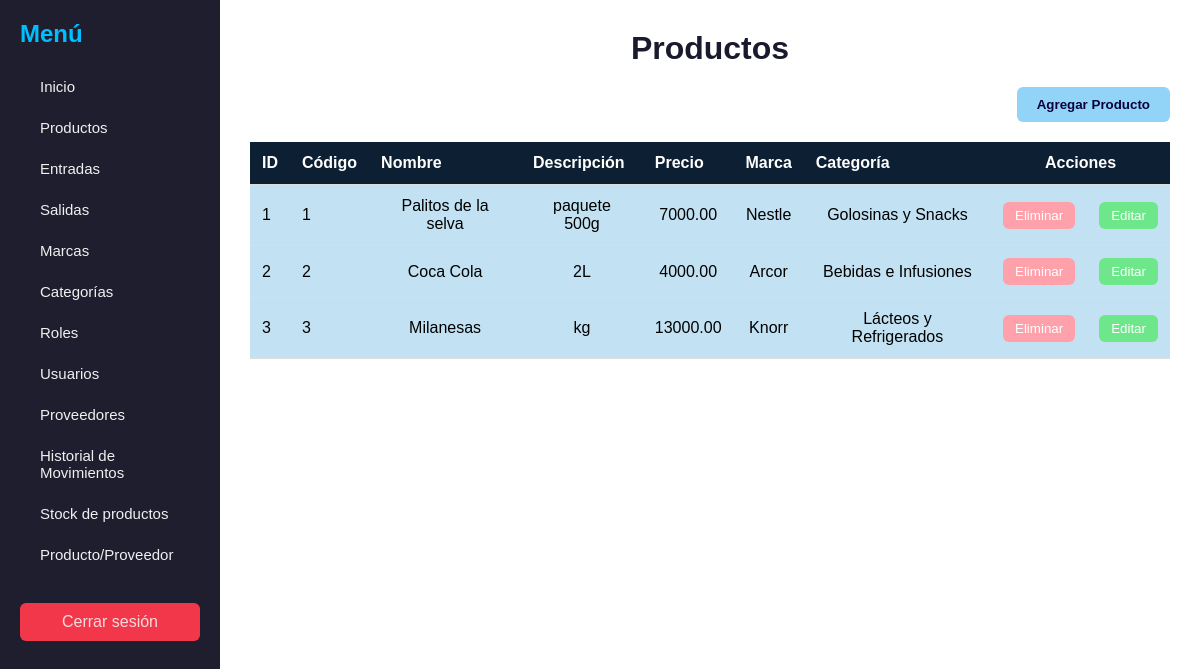
Screenshot of /Vistas/crudProducto.php with the database file from the repository.
### tables this page shows
CREATE TABLE IF NOT EXISTS `producto` (
  `id_producto` int NOT NULL AUTO_INCREMENT,
  `codigo` varchar(50) NOT NULL,
  `nombre` varchar(100) NOT NULL,
  `descripcion` text,
  `precio` decimal(10,2) NOT NULL,
  `id_marca` int DEFAULT NULL,
  `id_categoria` int DEFAULT NULL,
  `id_proveedor` int DEFAULT NULL,
  PRIMARY KEY (`id_producto`),
  UNIQUE KEY `codigo` (`codigo`),
  KEY `producto_ibfk_1` (`id_marca`),
  KEY `producto_ibfk_2` (`id_categoria`),
  KEY `fk_producto_proveedor` (`id_proveedor`),
  CONSTRAINT `fk_producto_proveedor` FOREIGN KEY (`id_proveedor`) REFERENCES `proveedor` (`id_proveedor`) ON DELETE SET NULL ON UPDATE CASCADE,
  CONSTRAINT `producto_ibfk_1` FOREIGN KEY (`id_marca`) REFERENCES `marca` (`id_marca`) ON DELETE SET NULL,
  CONSTRAINT `producto_ibfk_2` FOREIGN KEY (`id_categoria`) REFERENCES `categoria` (`id_categoria`) ON DELETE SET NULL
);

CREATE TABLE IF NOT EXISTS `marca` (
  `id_marca` int NOT NULL AUTO_INCREMENT,
  `nombre` varchar(50) NOT NULL,
  PRIMARY KEY (`id_marca`)
);

CREATE TABLE IF NOT EXISTS `categoria` (
  `id_categoria` int NOT NULL AUTO_INCREMENT,
  `nombre` varchar(50) NOT NULL,
  PRIMARY KEY (`id_categoria`)
);

### Clases/Producto.php (called while the page is built, shortened)
<?php
class Producto {
    public static function obtenerProductosConDetalles($bd) {
        $sql = "SELECT p.*,  m.nombre AS marca_nombre, c.nombre AS categoria_nombre
                FROM producto p
                LEFT JOIN marca m ON p.id_marca = m.id_marca
                LEFT JOIN categoria c ON p.id_categoria = c.id_categoria";
        $stmt = $bd->query($sql);
        return $stmt ? $stmt->fetchAll(PDO::FETCH_ASSOC) : [];
    }
}
?>

### Vistas/crudProducto.php (the view, shortened to what this page needs)
<?php
include_once __DIR__.'/../DataBase.php';
include_once __DIR__.'/../Clases/Producto.php';
$producto = Producto::obtenerProductosConDetalles($bd);
?>
<!DOCTYPE html>
<html lang="es">
<head>
    <link rel="stylesheet" href="../CSS/producto.css">
</head>
<body>
<div class="contenedor-general">
    <nav class="barra-lateral">
        <h2>Menú</h2>
        <ul>
                <li><a href="../Vistas/paginaInicio.php">Inicio</a></li>
                <li><a href="../Vistas/crudProducto.php">Productos</a></li>
                <li><a href="../Vistas/registroEntrada.php">Entradas</a></li>
                <li><a href="../Vistas/registroSalida.php">Salidas</a></li>
                <li><a href="../Vistas/crudMarca.php">Marcas</a></li>
                <li><a href="../Vistas/crudCategoria.php">Categorías</a></li>
                <li><a href="../Vistas/crudRol.php">Roles</a></li>
                <li><a href="../Vistas/crudUsuario.php">Usuarios</a></li>
                <li><a href="../Vistas/crudProveedor.php">Proveedores</a></li>
                <li><a href="../Vistas/historialMovimientos.php">Historial de Movimientos</a></li>
                <li><a href="../Vistas/registroStock.php">Stock de productos</a></li>
                <li><a href="../Vistas/producto_proveedor.php">Producto/Proveedor</a></li>
        </ul>
        <a href="../index.php" class="cerrar-btn">Cerrar sesión</a>
    </nav>
    <div class="contenido-principal">
        <h1>Productos</h1>
        <div id="contenido">
            <div class="contenedor-acciones">
                <div class="acciones">
                    <div class="accion-box">
                        <button type="button" class="crear" onclick="abrirVentanaCrear()">Agregar Producto</button>
                    </div>
                </div>
            </div>
            <table>
                <tr>
                    <th>ID</th>
                    <th>Código</th>
                    <th>Nombre</th>
                    <th>Descripción</th>
                    <th>Precio</th>
                    <th>Marca</th>
                    <th>Categoría</th>
                    <th colspan="2">Acciones</th>
                </tr>
                <?php
                    if ($producto) {
                        foreach ($producto as $p) {
                            echo '<tr><td>' . $p['id_producto'] . '</td>
                            <td>' . $p['codigo'] . '</td><td>' . $p['nombre'] . '</td>
                            <td>' . $p['descripcion'] . '</td><td>' . $p['precio'] . '</td>
                            <td>' . $p['marca_nombre'] . '</td>
                            <td>' . $p['categoria_nombre'] . '</td><td>
                                    <form method="post" action="crudProducto.php" style="display:inline;">
                                        <button name="eliminar" type="submit" value="' . $p['id_producto'] . '" class="eliminar">Eliminar</button>
                                    </form>
                                </td>';
                            echo '<td>
                                    <button type="button"
                                        data-id="' . $p['id_producto'] . '"
                                        data-codigo="' . $p['codigo'] . '"
                                        data-nombre="' . $p['nombre'] . '"
                                        data-descripcion="' . $p['descripcion'] . '"
                                        data-precio="' . $p['precio'] . '"
                                        data-marca="' . $p['id_marca'] . '"
                                        data-categoria="' . $p['id_categoria'] . '"
                                        class="editar"
                                        onclick="abrirVentana(this)">
                                        Editar
                                    </button>
                                </td>';
                            echo '</tr>';
                        }
                    } else {
                        echo '<tr><td colspan="9"><p>No hay productos registrados</p></td></tr>';
                    }
                    ?>
            </table>
        </div>
    </div>
</div>
</body>
</html>

### CSS/producto.css (style rules this page uses)
body { font-family: "Montserrat", sans-serif; background: #f0f2f5; margin: 0; padding: 0; }
.contenedor-general { display: flex; min-height: 100vh; }
.barra-lateral { width: 220px; background-color: #1e1e2f; color: #e2edf8; padding: 20px; box-sizing: border-box; }
.barra-lateral h2 { margin-top: 0; margin-bottom: 20px; font-size: 24px; font-weight: 700; color: #00bfff; font-family: "Montserrat", sans-serif; }
.barra-lateral ul { list-style: none; padding: 0; margin-top: 15px; }
.barra-lateral ul li { margin-bottom: 0; }
.barra-lateral ul li a { font-family: Tahoma, Geneva, sans-serif; display: block; text-decoration: none; padding: 10px 20px; border-radius: 2px; margin-bottom: 4px; color: #f0f0f0; background-color: transparent; font-size: 15px; font-weight: 500; transition: background-color 0.2s, color 0.2s, transform 0.2s; }
.cerrar-btn { display: block; margin-top: 30px; padding: 10px; background-color: #f3374a; color: #f8dbdb; text-align: center; text-decoration: none; border-radius: 6px; }
.contenido-principal { flex: 1; padding: 30px; background-color: #fff; display: flex; flex-direction: column; box-sizing: border-box; }
.contenido-principal h1 { font-size: 32px; text-align: center; margin: 0 0 20px 0; color: #1a1a2e; font-weight: 700; font-family: "Montserrat", sans-serif; }
.contenedor-acciones { display: flex; justify-content: flex-end; margin-bottom: 20px; }
button.crear { padding: 10px 20px; background-color: #92d3f8; color: #0a023b; border: none; border-radius: 6px; font-family: "Montserrat", sans-serif; font-weight: 600; cursor: pointer; transition: background-color 0.2s; }
table { width: 100%; border-collapse: collapse; }
table th, table td { padding: 12px; border-bottom: 1px solid #ddd; text-align: left; font-family: "Montserrat", sans-serif; }
table th { background-color: #0c1f33; color: #fff; font-weight: 600; }
table th[colspan="2"] { text-align: center; }
table td:nth-child(n+3) { text-align: center; }
table tr { background-color: #c2e2f3; }
button.eliminar { padding: 6px 12px; background-color: #ffa1aa; color: #fff; border: none; border-radius: 6px; cursor: pointer; transition: background-color 0.2s; font-family: "Montserrat", sans-serif; font-weight: 500; }
button.editar { padding: 6px 12px; background-color: #6de78a; color: #fff; border: none; border-radius: 6px; cursor: pointer; transition: background-color 0.2s; font-family: "Montserrat", sans-serif; font-weight: 500; }

### rows the page displays
producto: id_producto "1", codigo "1", nombre "Palitos de la selva", descripcion "paquete 500g", precio "7000.00", id_marca.nombre "Nestle", id_categoria.nombre "Golosinas y Snacks"
producto: id_producto "2", codigo "2", nombre "Coca Cola", descripcion "2L", precio "4000.00", id_marca.nombre "Arcor", id_categoria.nombre "Bebidas e Infusiones"
producto: id_producto "3", codigo "3", nombre "Milanesas", descripcion "kg", precio "13000.00", id_marca.nombre "Knorr", id_categoria.nombre "Lácteos y Refrigerados"
